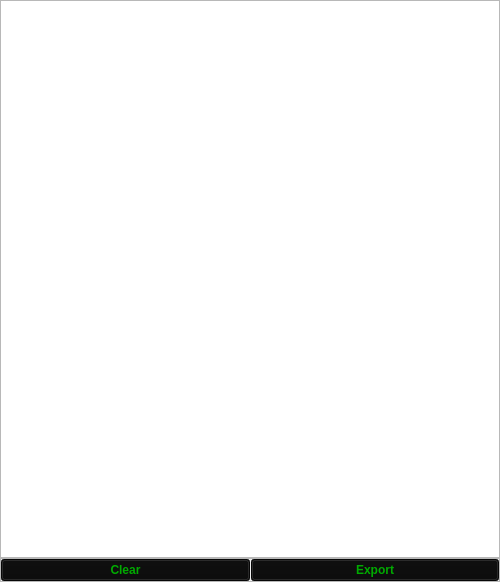
                      <widget class="QWidget" name="scrollAreaWidgetContents_8">
                       <property name="geometry">
                        <rect>
                         <x>0</x>
                         <y>0</y>
                         <width>500</width>
                         <height>582</height>
                        </rect>
                       </property>
                       <layout class="QGridLayout" name="gridLayout_4">
                        <property name="leftMargin">
                         <number>0</number>
                        </property>
                        <property name="topMargin">
                         <number>0</number>
                        </property>
                        <property name="rightMargin">
                         <number>0</number>
                        </property>
                        <property name="bottomMargin">
                         <number>0</number>
                        </property>
                        <property name="spacing">
                         <number>0</number>
                        </property>
                        <item row="2" column="0">
                         <widget class="QFrame" name="historyButtons">
                          <property name="minimumSize">
                           <size>
                            <width>0</width>
                            <height>0</height>
                           </size>
                          </property>
                          <property name="frameShape">
                           <enum>QFrame::StyledPanel</enum>
                          </property>
                          <property name="frameShadow">
                           <enum>QFrame::Raised</enum>
                          </property>
                          <layout class="QHBoxLayout" name="horizontalLayout_9">
                           <property name="spacing">
                            <number>1</number>
                           </property>
                           <property name="leftMargin">
                            <number>0</number>
                           </property>
                           <property name="topMargin">
                            <number>0</number>
                           </property>
                           <property name="rightMargin">
                            <number>0</number>
                           </property>
                           <property name="bottomMargin">
                            <number>0</number>
                           </property>
                           <item>
                            <widget class="QPushButton" name="historyButton">
                             <property name="font">
                              <font>
                               <family>Segoe UI</family>
                               <weight>75</weight>
                               <bold>true</bold>
                              </font>
                             </property>
                             <property name="toolTip">
                              <string>&lt;html&gt;&lt;head/&gt;&lt;body&gt;&lt;p&gt;This button clears the entire history list, excluding time of MasterAPP launch.&lt;/p&gt;&lt;/body&gt;&lt;/html&gt;</string>
                             </property>
                             <property name="styleSheet">
                              <string notr="true">background-color: rgb(10, 10, 10);
color: rgb(0, 170, 0);</string>
                             </property>
                             <property name="text">
                              <string>Clear</string>
                             </property>
                            </widget>
                           </item>
                           <item>
                            <widget class="QPushButton" name="historyButton_2">
                             <property name="font">
                              <font>
                               <family>Segoe UI</family>
                               <weight>75</weight>
                               <bold>true</bold>
                              </font>
                             </property>
                             <property name="toolTip">
                              <string>This variable exports history as a text file.</string>
                             </property>
                             <property name="styleSheet">
                              <string notr="true">background-color: rgb(10, 10, 10);
color: rgb(0, 170, 0);</string>
                             </property>
                             <property name="text">
                              <string>Export</string>
                             </property>
                            </widget>
                           </item>
                          </layout>
                         </widget>
                        </item>
                        <item row="1" column="0">
                         <widget class="QTextEdit" name="historyList">
                          <property name="font">
                           <font>
                            <family>Segoe UI</family>
                            <pointsize>9</pointsize>
                            <weight>75</weight>
                            <bold>true</bold>
                           </font>
                          </property>
                          <property name="styleSheet">
                           <string notr="true">background-color: rgb(0, 0, 0);
color: rgb(0, 170, 0);
QHeaderView::section {
background-color: rgb(170, 0, 0);
color: rgb(0, 170, 0);
}
</string>
                          </property>
                          <property name="sizeAdjustPolicy">
                           <enum>QAbstractScrollArea::AdjustToContentsOnFirstShow</enum>
                          </property>
                          <property name="readOnly">
                           <bool>true</bool>
                          </property>
                          <property name="html">
                           <string>&lt;!DOCTYPE HTML PUBLIC &quot;-//W3C//DTD HTML 4.0//EN&quot; &quot;http://www.w3.org/TR/REC-html40/strict.dtd&quot;&gt;
&lt;html&gt;&lt;head&gt;&lt;meta name=&quot;qrichtext&quot; content=&quot;1&quot; /&gt;&lt;style type=&quot;text/css&quot;&gt;
p, li { white-space: pre-wrap; }
&lt;/style&gt;&lt;/head&gt;&lt;body style=&quot; font-family:'Segoe UI'; font-size:9pt; font-weight:600; font-style:normal;&quot;&gt;
&lt;p style=&quot;-qt-paragraph-type:empty; margin-top:0px; margin-bottom:0px; margin-left:0px; margin-right:0px; -qt-block-indent:0; text-indent:0px;&quot;&gt;&lt;br /&gt;&lt;/p&gt;&lt;/body&gt;&lt;/html&gt;</string>
                          </property>
                         </widget>
                        </item>
                       </layout>
                      </widget>
